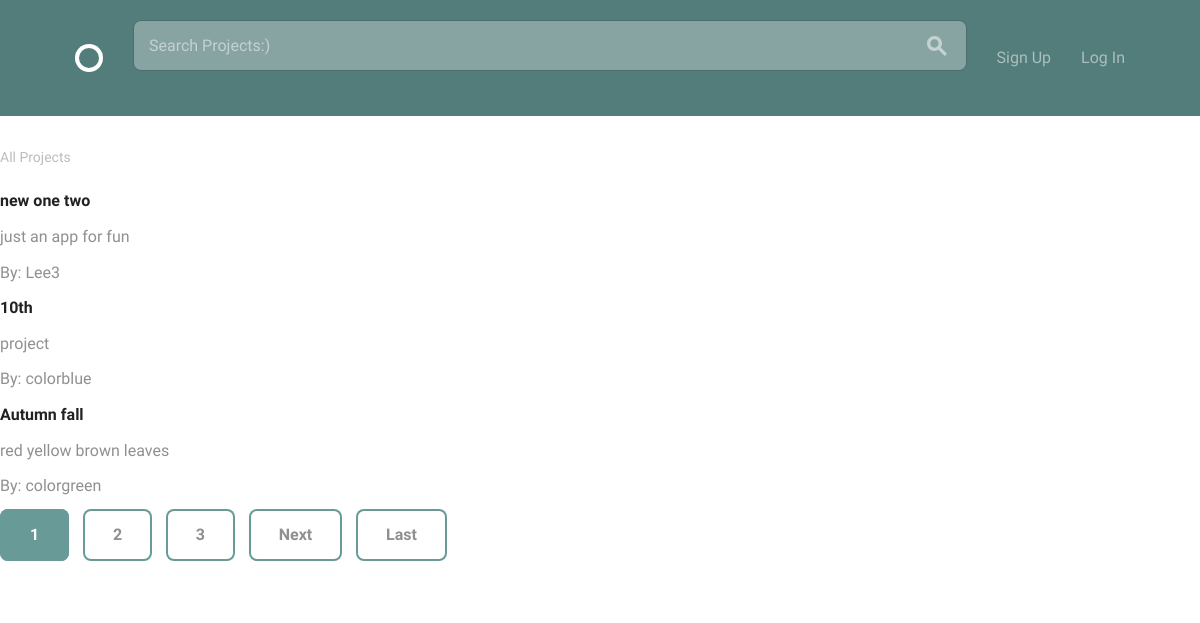
/projects/, run on the app's committed database.
### projects/models.py (models this page shows, shortened)
class Project(models.Model):
    title = models.CharField(max_length=100, unique=True)
    content = models.TextField()
    date_posted = models.DateTimeField(default=timezone.now)
    author = models.ForeignKey(
        settings.AUTH_USER_MODEL,
        on_delete=models.CASCADE,
    )
    position = models.ManyToManyField(
        'Position',
        blank=True,
        related_name='projects')
    project_status = models.BooleanField(default=False)
    def __str__(self):
        return self.title
    class Meta:
        ordering = ['-date_posted']

### accounts/models.py (models this page shows, shortened)
class User(AbstractBaseUser, PermissionsMixin):
    email = models.EmailField(unique=True)
    username = models.CharField(max_length=40, unique=True)
    display_name = models.CharField(max_length=140)
    bio = models.CharField(max_length=140, blank=True, default='')
    date_joined = models.DateTimeField(auto_now_add=True)
    is_active = models.BooleanField(default=True)
    is_staff = models.BooleanField(default=False)
    avatar = models.ImageField(default='default.png', upload_to='profile_pics')
    skills = models.ManyToManyField('Skill')
    re_applications = models.ManyToManyField('projects.Application')
    objects = UserManager()
    USERNAME_FIELD = 'email'
    REQUIRED_FIELDS = ['display_name', 'username']
    def __str__(self):
        return self.username

### projects/views.py (the view)
# urls.py: path('', ProjectListView.as_view(), name='list_projects'),
class ProjectListView(generic.ListView):
    model = Project
    template_name = 'all_projects.html'
    context_object_name = 'projects'
    ordering = ['-date_posted']
    paginate_by = 3

### projects/templates/all_projects.html (shortened to what this page needs)
{% extends 'layout.html' %}
{% block content %}
      <div class="circle--filter circle--secondary--module">
        <h1>All Projects</h1>
        <ul class="circle--filter--list">
          {% for object in projects %}
          <li><a class="selected" >{{ object }}</a></li>
          <li><a class="" >{{ object.content }}</a></li>
          <li><a class="" href="{% url 'projects:user_list_projects' user.username %}">By: {{ object.author }}</a></li>
          {% endfor %}
          {% if is_paginated %}
            {% for num in page_obj.paginator.page_range %}
              {% if page_obj.number == num %}
                <a class="button button-primary" href="?page={{ num }}">{{ num }}</a>
              {% elif num > page_obj.number|add:"-3" and num < page_obj.number|add:"3" %}
                <a class="button icon-on-left" href="?page={{ num }}">{{ num }}</a>
              {% endif %}
            {% endfor %}
            {% if page_obj.has_next %}
              <a class="button icon-on-left" href="?page={{ page_obj.next_page_number }}">Next</a>
              <a class="button icon-on-left" href="?page={{ page_obj.paginator.num_pages }}">Last</a>
            {% endif %}
          {% endif %}
        </ul>
      </div>
{% endblock %}

### assets/css/global.css (style rules this page uses)
html { font-family: sans-serif; -ms-text-size-adjust: 100%; -webkit-text-size-adjust: 100%; }
body { margin: 0; }
a { background-color: transparent; }
h1 { font-size: 2em; margin: 0.67em 0; }
html { font-size: 62.5%; }
body { font-size: 1.5em; line-height: 1.6; font-weight: 400; font-family: "Cousine"; color: #666; }
h1, h2, h3, h4, h5, h6 { margin-top: 0; margin-bottom: 2rem; font-weight: bold; font-family: "Work Sans", sans-serif; color: #222; }
h1 { font-size: 3.8rem; }
@media (min-width: 550px) { h1 { font-size: 3.8rem; } }
a { color: #689b98; -webkit-transition: color 0.2s; -moz-transition: color 0.2s; -ms-transition: color 0.2s; -o-transition: color 0.2s; transition: color 0.2s; }
.button, button, input[type="submit"], input[type="reset"], input[type="button"] { font-family: "Work Sans", sans-serif; font-size: 1.6rem; padding: 18px 30px; border: 0; margin-right: 10px; border-radius: 8px; font-weight: bold; display: inline-block; white-space: nowrap; box-sizing: border-box; line-height: 1; text-decoration: none; color: #689b98; background: none; box-shadow: 0 0 0 2px #689b98 inset; position: relative; -webkit-transition: 0.2s; -moz-transition: 0.2s; -ms-transition: 0.2s; -o-transition: 0.2s; transition: 0.2s; }
.button { cursor: pointer; }
.button.button-primary, input[type="submit"].button-primary, input[type="reset"].button-primary, input[type="button"].button-primary, button.button-primary { color: #fff; background-color: #689b98; }
ul { list-style: circle inside; }
ul { padding-left: 0; margin-top: 0; }
li { margin-bottom: 1rem; font-size: 1.6rem; }
button, .button { margin-bottom: 1rem; }
pre, blockquote, dl, figure, table, p, ul, ol, form { margin-bottom: 2.5rem; }
.circle--filter--list { list-style-type: none; }
.circle--filter--list a { text-decoration: none; color: rgba(34, 34, 34, 0.5); text-decoration: none; }
.circle--filter--list a.selected { color: #222; font-weight: bold; }
.circle--secondary--module { margin-bottom: 50px; }
.circle--secondary--module:before, .circle--secondary--module:after { content: " "; display: table; }
.circle--secondary--module:after { clear: both; }
.circle--secondary--module > h1, .circle--secondary--module > h2, .circle--secondary--module > h3, .circle--secondary--module > h4, .circle--secondary--module > h5, .circle--secondary--module > h6 { font-family: "Cousine"; color: rgba(34, 34, 34, 0.3); font-size: 1.4rem; font-weight: normal; }

### data on the page
Project: title "new one two", content "just an app for fun", author "Lee3"
Project: title "10th", content "project", author "colorblue"
Project: title "Autumn fall", content "red yellow brown leaves", author "colorgreen"

### other printed values
{{ num }} "1"
{{ num }} "2" "3"
